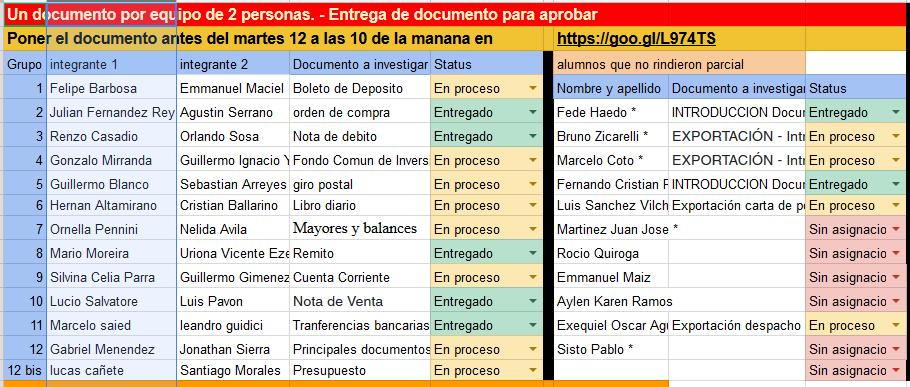
#> input picture testeos/images1/fotocolor1.jpg, 910 x 387 px, given in place of IFTS12044.jpg, which was not available
$ python test1.py
#> lines starting #> are read from the running program, lines starting #| are printed output that depends on the picture; pictures that were not available may be replaced by others from this repository, and a replacement may not be noted
# -*- coding: utf-8 -*-
"""
testeos de opencv
"""

import pandas as pd
print( "Pandas Version      "+pd.__version__)

import numpy as np
print ("NumPy Version       "+np.__version__)

#import matplotlib as mpl
#print "MathPlotLib Version "+mpl.__version__
from matplotlib import pyplot as plt

import cv2
print ("OpenCV Version      "+cv2.__version__)

exit
# Load an color image in grayscale
img = cv2.imread('images1/IFTS12044.jpg',0)
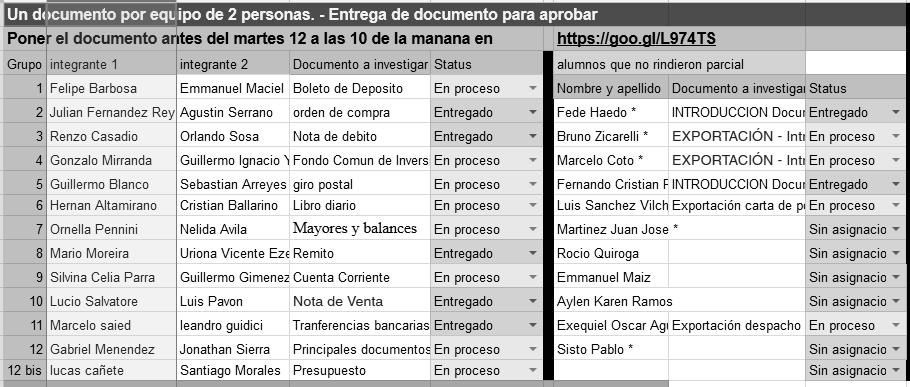
#> img: shape (387, 910); min 0, max 255, mean 203.4
img = cv2.imread("images1/whatsapp1.jpg",0)
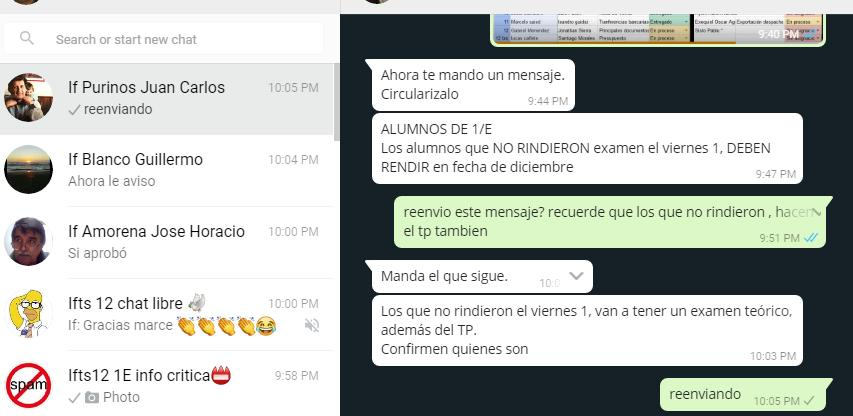
#> input picture testeos/images1/whatsapp1.jpg, 853 x 416 px
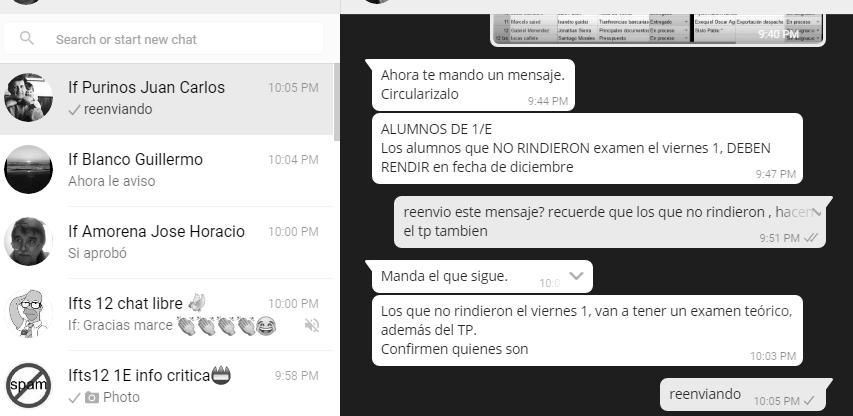
#> img: shape (416, 853); min 0, max 255, mean 184.2
#print (img)

cv2.namedWindow('image', cv2.WINDOW_NORMAL)
#cv2.namedWindow('image', cv2.WINDOW_AUTOSIZE)
cv2.imshow('image',img)


cv2.imwrite('imggray.png',img)


k = cv2.waitKey(0)
#> (key Esc is pressed here)
if k == 27:         # wait for ESC key to exit
    cv2.destroyAllWindows()
elif k == ord('s'): # wait for 's' key to save and exit
    cv2.imwrite('messigray.png',img)
    cv2.destroyAllWindows()
elif k == ord('m'): # wait for 's' key to save and exit
    plt.imshow(img, cmap = 'gray', interpolation = 'bicubic')
    plt.xticks([]), plt.yticks([])  # to hide tick values on X and Y axis
    plt.show()
    cv2.destroyAllWindows()

k = cv2.waitKey(0)
#> (key Esc is pressed here)
if k == 27:         # wait for ESC key to exit
    cv2.destroyAllWindows()
